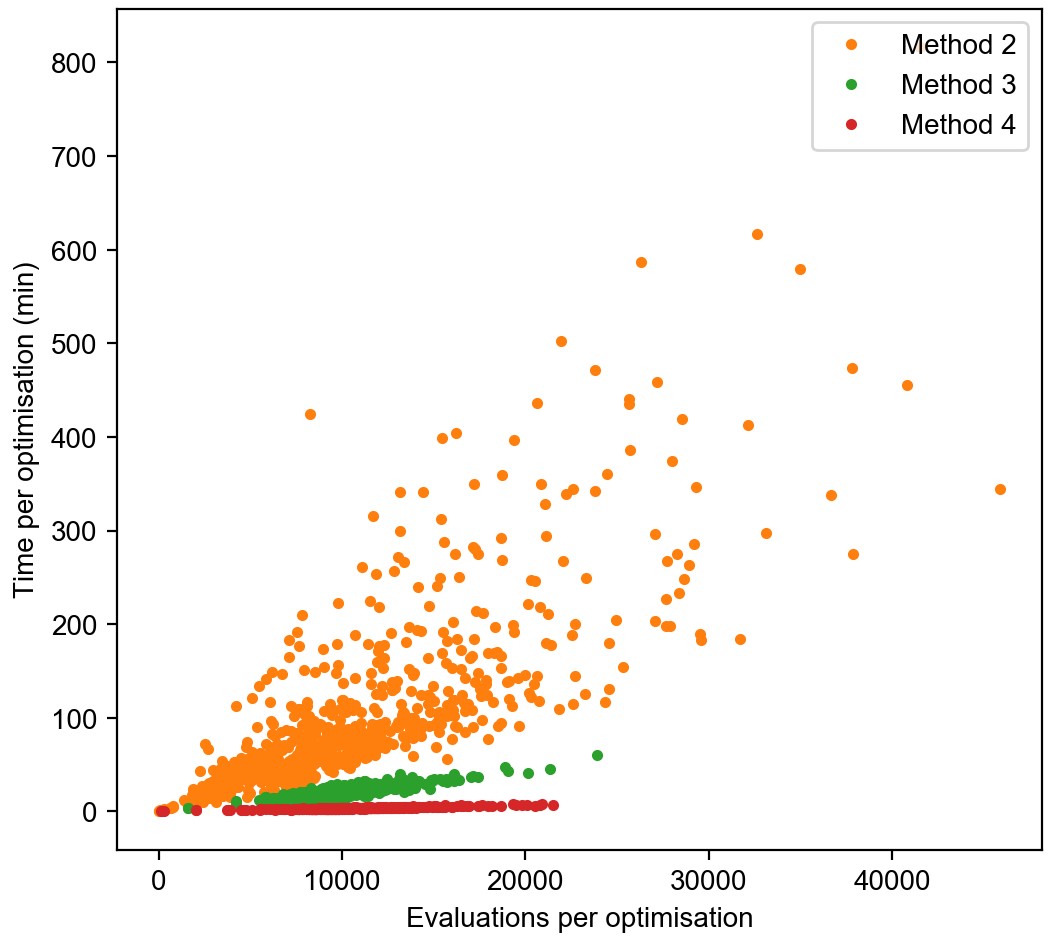

Python code for this plot:
#!/usr/bin/env python3
#
# Computation time versus number of evaluations
#
from __future__ import division, print_function
import os
import sys
import numpy as np

import matplotlib
import matplotlib.pyplot as plt
from matplotlib.gridspec import GridSpec
from matplotlib.gridspec import GridSpecFromSubplotSpec as SubGridSpec

# Load project modules
sys.path.append(os.path.abspath(os.path.join('..', '..', 'python')))
import results



hide_outliers = True



base = os.path.splitext(os.path.basename(__file__))[0]

# Set font
font = {'family': 'arial', 'size': 10}
matplotlib.rc('font', **font)

# Matplotlib figure sizes are in inches
def mm(*size):
    return tuple(x / 25.4 * 1.5 for x in size)

# Method colors
colors = [
    'tab:blue',
    'tab:orange',
    'tab:green',
    'tab:red',
]

labels = [
    'Method 1',
    'Method 2',
    'Method 3',
    'Method 4',
]

# Marker
marker = '.'
size = 2



#
# Create figure
#
fig = plt.figure(figsize=mm(90, 80), dpi=200)
fig.subplots_adjust(0.11, 0.1, 0.98, 0.99)

ax = fig.add_subplot(1, 1, 1)
ax.set_xlabel('Evaluations per optimisation')
ax.set_ylabel('Time per optimisation (min)')

for method in [2, 3, 4]:
    i = method - 1
    xs = []
    ys = []

    for cell in range(1, 10):
        rs, ps, es, ts, ns = results.load(cell, method)
        xs.extend(ns)
        ys.extend(ts / 60)

    ax.plot(xs, ys, marker, color=colors[i], label=labels[i])

ax.legend(loc='upper right')

#
# Store
#

name = base
plt.savefig(name + '.png')
plt.savefig(name + '.pdf')
